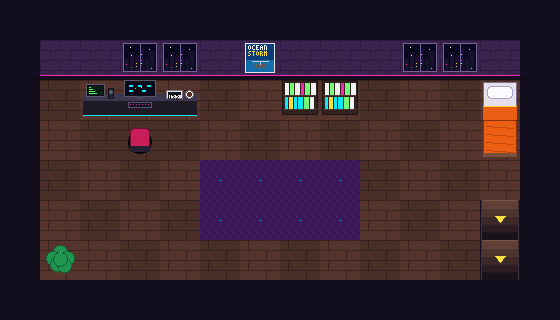

The image is a tile-based game level rendered from a .tmx file. Its description and complete source (layers, tilesets, objects, tile grids) follow:
An orthogonal 14x8 tile map with 40x40 px tiles, 1 tile layer (MapHomeUp).

<map version="1.1" tiledversion="2018.09.12" orientation="orthogonal" renderorder="right-down" width="14" height="8" tilewidth="40" tileheight="40" infinite="0" nextlayerid="2" nextobjectid="1">
 <tileset firstgid="1" source="TileSetInterior.tsx" />
 <layer id="1" name="MapHomeUp" width="14" height="8">
  <data encoding="csv">
4,4,4,4,4,4,4,4,4,4,4,4,4,4,
4,6,6,25,25,6,26,6,6,6,25,25,6,4,
4,41,28,27,29,41,40,35,35,41,40,41,30,4,
4,40,41,42,41,40,41,40,41,40,41,40,31,4,
4,41,40,41,40,32,32,32,32,41,40,41,40,4,
4,40,41,40,41,32,32,32,32,40,41,40,33,4,
4,44,40,41,40,41,40,41,40,41,40,41,33,4,
4,4,4,4,4,4,4,4,4,4,4,4,4,4
</data>
 </layer>
</map>
